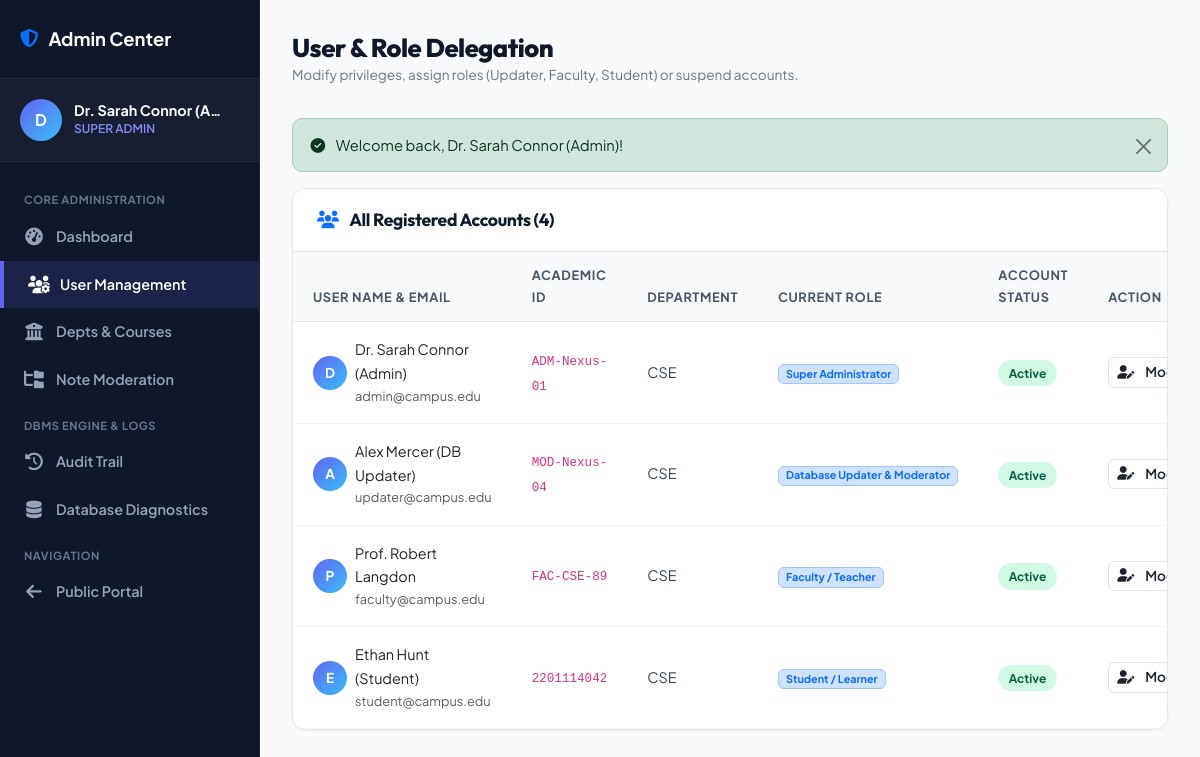
The page /admin/users.php (signed in) on the database its author committed.
### tables this page shows
CREATE TABLE `users` (
    `user_id` INT AUTO_INCREMENT PRIMARY KEY,
    `role_id` INT NOT NULL,
    `dept_id` INT NULL,
    `full_name` VARCHAR(120) NOT NULL,
    `email` VARCHAR(150) NOT NULL UNIQUE,
    `password_hash` VARCHAR(255) NOT NULL,
    `reset_token` VARCHAR(64) NULL UNIQUE,
    `reset_token_expires_at` TIMESTAMP NULL,
    `academic_id` VARCHAR(50) NULL,  
    `phone` VARCHAR(30) NULL,
    `bio` TEXT NULL,
    `avatar` VARCHAR(255) DEFAULT 'default_avatar.png',
    `status` ENUM('active', 'inactive', 'suspended') DEFAULT 'active',
    `created_at` TIMESTAMP DEFAULT CURRENT_TIMESTAMP,
    `updated_at` TIMESTAMP DEFAULT CURRENT_TIMESTAMP ON UPDATE CURRENT_TIMESTAMP,
    CONSTRAINT `fk_users_role` FOREIGN KEY (`role_id`) REFERENCES `roles` (`role_id`) ON UPDATE CASCADE ON DELETE RESTRICT,
    CONSTRAINT `fk_users_dept` FOREIGN KEY (`dept_id`) REFERENCES `departments` (`dept_id`) ON UPDATE CASCADE ON DELETE SET NULL
);

CREATE TABLE `departments` (
    `dept_id` INT AUTO_INCREMENT PRIMARY KEY,
    `dept_code` VARCHAR(20) NOT NULL UNIQUE,
    `dept_name` VARCHAR(150) NOT NULL,
    `description` TEXT,
    `created_at` TIMESTAMP DEFAULT CURRENT_TIMESTAMP
);

CREATE TABLE `roles` (
    `role_id` INT AUTO_INCREMENT PRIMARY KEY,
    `role_name` VARCHAR(50) NOT NULL UNIQUE,
    `display_name` VARCHAR(100) NOT NULL,
    `description` TEXT,
    `created_at` TIMESTAMP DEFAULT CURRENT_TIMESTAMP
);

### includes/auth_middleware.php (called while the page is built, shortened)
<?php
function isLoggedIn() {
    return isset($_SESSION['user_id']) && !empty($_SESSION['user_id']);
}
function getCurrentUser() {
    return [
        'id' => $_SESSION['user_id'],
        'name' => $_SESSION['full_name'] ?? 'User',
        'email' => $_SESSION['email'] ?? '',
        'role_id' => $_SESSION['role_id'] ?? 4,
        'role_name' => $_SESSION['role_name'] ?? 'student',
        'dept_id' => $_SESSION['dept_id'] ?? null,
        'avatar' => $_SESSION['avatar'] ?? 'default_avatar.png'
    ];
}

### admin/users.php (the view, shortened to what this page needs)
<?php
require_once __DIR__ . '/../includes/header.php';
require_once __DIR__ . '/../includes/auth_middleware.php';
$pdo = Database::getConnection();
$users = $pdo->query("SELECT u.*, r.display_name AS role_display, r.role_name, d.dept_code, d.dept_name
                      FROM `users` u
                      JOIN `roles` r ON u.role_id = r.role_id
                      LEFT JOIN `departments` d ON u.dept_id = d.dept_id
                      ORDER BY u.created_at DESC")->fetchAll();
?>
<div class="dashboard-wrapper">
    <aside class="sidebar">
        <div class="sidebar-header">
            <a href="<?= BASE_URL ?>/admin/index.php" class="sidebar-brand"><i class="fa-solid fa-shield-halved text-primary"></i> Admin Center</a>
        </div>
        <div class="sidebar-user">
            <div class="user-avatar-circle"><?= strtoupper(substr($currentUser['name'], 0, 1)) ?></div>
            <div class="user-info-text">
                <div class="user-name"><?= htmlspecialchars($currentUser['name']) ?></div>
                <div class="user-role">Super Admin</div>
            </div>
        </div>
        <ul class="sidebar-nav">
            <li class="sidebar-heading">Core Administration</li>
            <li><a href="<?= BASE_URL ?>/admin/index.php" class="sidebar-link"><i class="fa-solid fa-gauge-high"></i> Dashboard</a></li>
            <li><a href="<?= BASE_URL ?>/admin/users.php" class="sidebar-link active"><i class="fa-solid fa-users-gear"></i> User Management</a></li>
            <li><a href="<?= BASE_URL ?>/admin/departments.php" class="sidebar-link"><i class="fa-solid fa-building-columns"></i> Depts & Courses</a></li>
            <li><a href="<?= BASE_URL ?>/admin/resources.php" class="sidebar-link"><i class="fa-solid fa-folder-tree"></i> Note Moderation</a></li>
            <li class="sidebar-heading">DBMS Engine & Logs</li>
            <li><a href="<?= BASE_URL ?>/admin/logs.php" class="sidebar-link"><i class="fa-solid fa-clock-rotate-left"></i> Audit Trail</a></li>
            <li><a href="<?= BASE_URL ?>/admin/db_status.php" class="sidebar-link"><i class="fa-solid fa-database"></i> Database Diagnostics</a></li>
            <li class="sidebar-heading">Navigation</li>
            <li><a href="<?= BASE_URL ?>/index.php" class="sidebar-link"><i class="fa-solid fa-arrow-left"></i> Public Portal</a></li>
        </ul>
    </aside>
    <main class="dashboard-content">
        <div class="dashboard-header">
            <div>
                <h1 class="dashboard-title">User & Role Delegation</h1>
                <p class="text-secondary small mb-0">Modify privileges, assign roles (Updater, Faculty, Student) or suspend accounts.</p>
            </div>
        </div>
        <div class="data-card">
            <div class="data-card-header">
                <h5><i class="fa-solid fa-users text-primary me-2"></i> All Registered Accounts (<?= count($users) ?>)</h5>
            </div>
            <div class="table-responsive">
                <table class="table table-custom">
                    <thead>
                        <tr>
                            <th>User Name & Email</th>
                            <th>Academic ID</th>
                            <th>Department</th>
                            <th>Current Role</th>
                            <th>Account Status</th>
                            <th>Action</th>
                        </tr>
                    </thead>
                    <tbody>
                        <?php foreach ($users as $u): ?>
                            <tr>
                                <td>
                                    <div class="d-flex align-items-center gap-2">
                                        <div class="user-avatar-circle" style="width: 34px; height: 34px; font-size: 0.85rem;">
                                            <?= strtoupper(substr($u['full_name'], 0, 1)) ?>
                                        </div>
                                        <div>
                                            <div class="font-weight-bold text-dark"><?= htmlspecialchars($u['full_name']) ?></div>
                                            <div class="text-muted font-xs"><?= htmlspecialchars($u['email']) ?></div>
                                        </div>
                                    </div>
                                </td>
                                <td><code><?= htmlspecialchars($u['academic_id'] ?? 'N/A') ?></code></td>
                                <td><?= htmlspecialchars($u['dept_code'] ?? 'None') ?></td>
                                <td>
                                    <span class="badge bg-primary-subtle text-primary border border-primary-subtle">
                                        <?= htmlspecialchars($u['role_display']) ?>
                                    </span>
                                </td>
                                <td>
                                    <span class="badge-status badge-<?= $u['status'] ?>">
                                        <?= ucfirst($u['status']) ?>
                                    </span>
                                </td>
                                <td>
                                    <button class="btn btn-outline-custom btn-sm py-1 px-2" data-bs-toggle="modal" data-bs-target="#editUserModal<?= $u['user_id'] ?>">
                                        <i class="fa-solid fa-user-pen me-1"></i> Modify
                                    </button>
                                </td>
                            </tr>
                        <?php endforeach; ?>
                    </tbody>
                </table>
            </div>
        </div>
    </main>
</div>
</body>
</html>

### assets/css/style.css (style rules this page uses)
:root { --primary: #003366; --primary-light: #004d99; --primary-dark: #002244; --primary-subtle: #e8f0fb; --primary-mid: #1a5276; --accent: #1a7f37; --accent-light: #28a745; --accent-subtle: #e9f7ef; --gold: #c9a227; --gold-light: #f5d06a; --success: #198754; --success-light: #d1e7dd; --danger: #dc3545; --danger-light: #f8d7da; --warning: #fd7e14; --info: #0d6efd; --dark: #0d1b2e; --dark-surface: #152338; --text-primary: #1a2332; --text-secondary: #4a5568; --text-muted: #718096; --bg-main: #f5f7fa; --bg-card: #ffffff; --border-color: #dce3ec; --border-subtle: #edf2f7; --shadow-sm: 0 1px 4px rgba(0,51,102,0.08); --shadow-md: 0 4px 12px rgba(0,51,102,0.1); --shadow-lg: 0 12px 28px rgba(0,51,102,0.12); --shadow-xl: 0 20px 40px rgba(0,51,102,0.15); --radius-sm: 6px; --radius-md: 10px; --radius-lg: 16px; --radius-xl: 24px; --radius-full: 9999px; --transition: all 0.22s cubic-bezier(0.4, 0, 0.2, 1); }
*, *::before, *::after { box-sizing: border-box; }
html { scroll-behavior: smooth; }
body { font-family: 'Plus Jakarta Sans', -apple-system, BlinkMacSystemFont, "Segoe UI", sans-serif; background-color: var(--bg-main); color: var(--text-primary); font-size: 15px; line-height: 1.65; min-height: 100vh; display: flex; flex-direction: column; -webkit-font-smoothing: antialiased; }
h1 { font-size: 2.6rem; }
h5 { font-size: 1.1rem; }
h1, h2, h3, h4, h5, h6 { font-family: 'Outfit', 'Plus Jakarta Sans', sans-serif; font-weight: 700; color: var(--dark); letter-spacing: -0.02em; line-height: 1.25; }
p { font-size: 0.975rem; }
small, .small { font-size: 0.85rem; }
.font-xs { font-size: 0.8rem; }
a { transition: var(--transition); }
.user-avatar-circle { width: 32px; height: 32px; min-width: 32px; border-radius: 50%; background: linear-gradient(135deg, var(--primary), var(--accent)); color: white; display: inline-flex; align-items: center; justify-content: center; font-weight: 800; font-size: 0.85rem; line-height: 1; flex-shrink: 0; }
.btn-outline-custom { border: 1.5px solid var(--border-color); background: white; color: var(--text-primary) !important; font-weight: 600; font-size: 0.9rem; padding: 0.5rem 1.2rem; border-radius: var(--radius-md); transition: var(--transition); display: inline-flex; align-items: center; gap: 7px; text-decoration: none; cursor: pointer; font-family: inherit; }
.btn-sm.btn-primary-custom, .btn-sm.btn-outline-custom { padding: 0.38rem 0.9rem; font-size: 0.85rem; border-radius: var(--radius-sm); }

### rows shown on the page
users: full_name "D", full_name "Dr. Sarah Connor (A…", full_name "Dr. Sarah Connor (Admin)", email "admin@campus.edu", academic "ADM-Nexus-01", dept.dept_code "CSE", role.display_name "Super Administrator", status "Active"
users: full_name "A", full_name "Alex Mercer (DB Updater)", email "updater@campus.edu", academic "MOD-Nexus-04", dept.dept_code "CSE", role.display_name "Database Updater & Moderator", status "Active"
users: full_name "P", full_name "Prof. Robert Langdon", email "faculty@campus.edu", academic "FAC-CSE-89", dept.dept_code "CSE", role.display_name "Faculty / Teacher", status "Active"
users: full_name "E", full_name "Ethan Hunt (Student)", email "student@campus.edu", academic "2201114042", dept.dept_code "CSE", role.display_name "Student / Learner", status "Active"

### other values the page prints
$flash['message'] "Welcome back, Dr. Sarah Connor (Admin)!"
count($users) "4"
